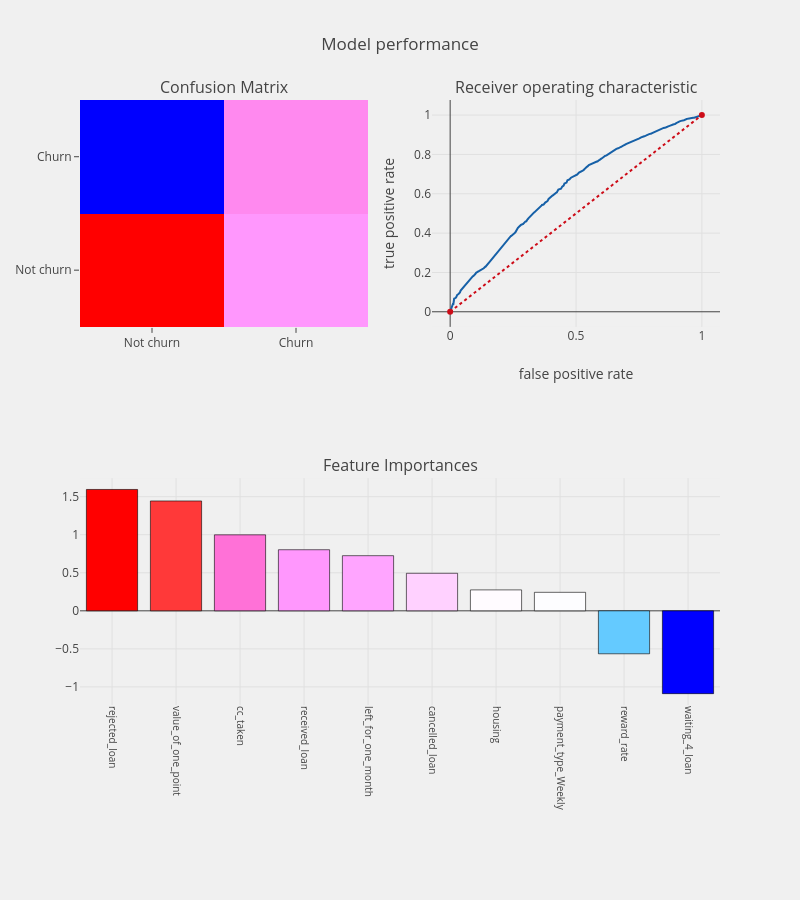
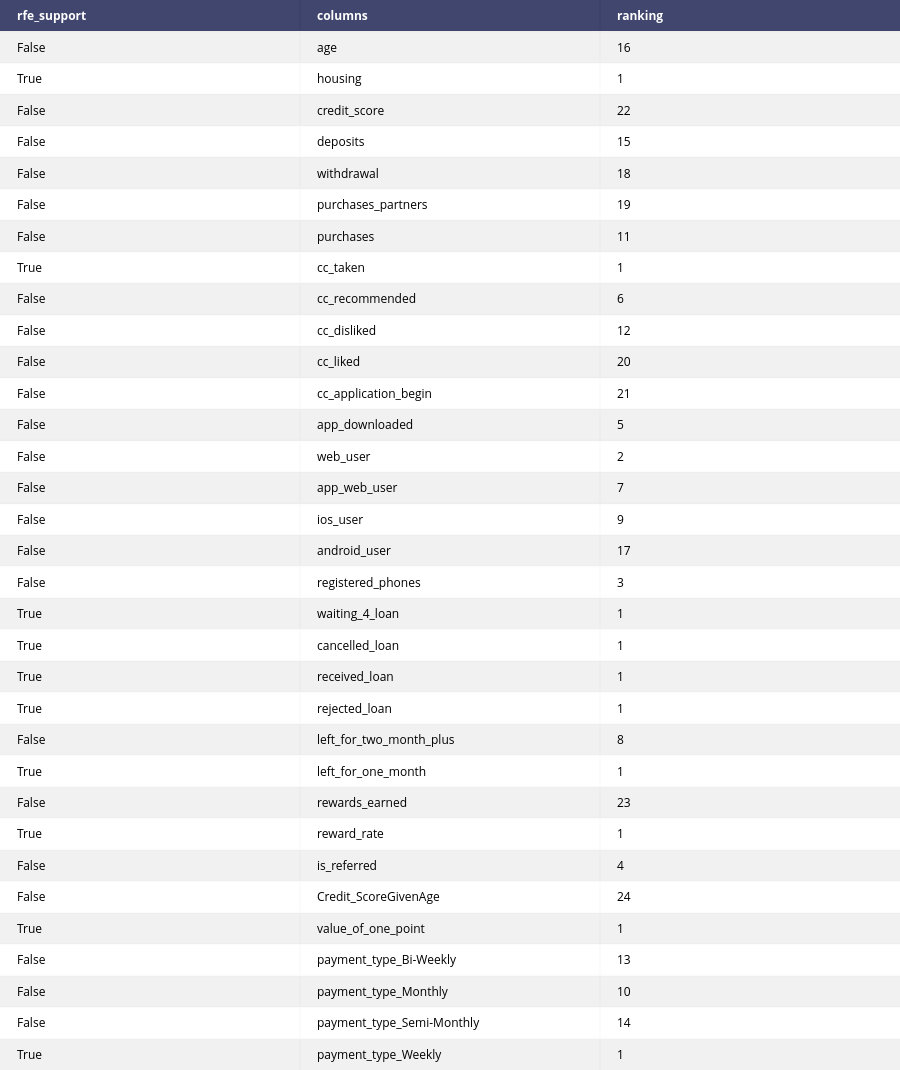

The code cell stored with these charts, in order, in its notebook:
### Markdown cell above
It is based on the idea to repeatedly construct a model and choose either the best or worst performing feature, setting the feature aside and repeating the process with rest other features.This is applied until all features are exhausted. The goal of RFE is to select features by recusively considering smaller and smaller sets of features.

### Code cell
from sklearn.feature_selection import RFE

logit = LogisticRegression()

rfe = RFE(logit,10)
rfe = rfe.fit(os_smote_X,os_smote_Y.values.ravel())

rfe.support_
rfe.ranking_

#identified columns Recursive Feature Elimination
idc_rfe = pd.DataFrame({"rfe_support" :rfe.support_,
                       "columns" : [i for i in bank.columns if i not in Id_col + tgt_col],
                       "ranking" : rfe.ranking_,
                      })
cols = idc_rfe[idc_rfe["rfe_support"] == True]["columns"].tolist()


#separating train and test data
train_rf_X = os_smote_X[cols]
train_rf_Y = os_smote_Y
test_rf_X  = test[cols]
test_rf_Y  = test[tgt_col]

logit_rfe = LogisticRegression(C=1.0, class_weight=None, dual=False, fit_intercept=True,
          intercept_scaling=1, max_iter=100, multi_class='ovr', n_jobs=1,
          penalty='l2', random_state=None, solver='liblinear', tol=0.0001,
          verbose=0, warm_start=False)

#applying model
bank_churn_prediction(logit_rfe,train_rf_X,test_rf_X,train_rf_Y,test_rf_Y,
                         cols,"coefficients",threshold_plot = True)

tab_rk = ff.create_table(idc_rfe)
py.iplot(tab_rk)

### Figure 1 — Plotly figure (JSON) as saved in the notebook; plotly's stock layout.template omitted (floating-point values rounded to 4 significant figures; data arrays with more than 128 entries replaced by an {"elided": "..."} marker saying what was removed)
{"data": [{"colorscale": "Picnic", "name": "matrix", "showscale": false, "type": "heatmap", "uid": "8efc23ed-5d91-4257-8cd7-fef86e57375f", "x": ["Not churn", "Churn"], "xaxis": "x", "y": ["Not churn", "Churn"], "yaxis": "y", "z": [[2574, 2159], [1171, 2196]]}, {"line": {"color": "rgb(22, 96, 167)", "width": 2}, "name": "Roc curve: 0.5980268838920857", "type": "scatter", "uid": "89daf80a-d2fe-4843-aeee-d40155032bc6", "x": {"elided": "1042 float values"}, "xaxis": "x2", "y": {"elided": "1042 float values"}, "yaxis": "y2"}, {"line": {"color": "rgb(205, 12, 24)", "dash": "dot", "width": 2}, "type": "scatter", "uid": "cb2ca655-b6f7-448b-9e03-66073f404307", "x": [0, 1], "xaxis": "x2", "y": [0, 1], "yaxis": "y2"}, {"marker": {"color": [1.595, 1.444, 0.9989, 0.8028, 0.7247, 0.4931, 0.2749, 0.2429, -0.565, -1.089], "colorscale": "Picnic", "line": {"color": "black", "width": 0.6}}, "name": "coefficients", "type": "bar", "uid": "fbebad1f-38ee-45b3-8438-f9d56af9a56e", "x": ["rejected_loan", "value_of_one_point", "cc_taken", "received_loan", "left_for_one_month", "cancelled_loan", "housing", "payment_type_Weekly", "reward_rate", "waiting_4_loan"], "xaxis": "x3", "y": [1.595, 1.444, 0.9989, 0.8028, 0.7247, 0.4931, 0.2749, 0.2429, -0.565, -1.089], "yaxis": "y3"}], "layout": {"annotations": [{"font": {"size": 16}, "showarrow": false, "text": "Confusion Matrix", "x": 0.225, "xanchor": "center", "xref": "paper", "y": 1, "yanchor": "bottom", "yref": "paper"}, {"font": {"size": 16}, "showarrow": false, "text": "Receiver operating characteristic", "x": 0.775, "xanchor": "center", "xref": "paper", "y": 1, "yanchor": "bottom", "yref": "paper"}, {"font": {"size": 16}, "showarrow": false, "text": "Feature Importances", "x": 0.5, "xanchor": "center", "xref": "paper", "y": 0.375, "yanchor": "bottom", "yref": "paper"}], "autosize": false, "height": 900, "margin": {"b": 195}, "paper_bgcolor": "rgba(240,240,240, 0.95)", "plot_bgcolor": "rgba(240,240,240, 0.95)", "showlegend": false, "title": {"text": "Model performance"}, "width": 800, "xaxis": {"anchor": "y", "domain": [0, 0.45]}, "xaxis2": {"anchor": "y2", "domain": [0.55, 1], "title": {"text": "false positive rate"}}, "xaxis3": {"anchor": "y3", "domain": [0, 1], "showgrid": true, "tickangle": 90, "tickfont": {"size": 10}}, "yaxis": {"anchor": "x", "domain": [0.625, 1]}, "yaxis2": {"anchor": "x2", "domain": [0.625, 1], "title": {"text": "true positive rate"}}, "yaxis3": {"anchor": "x3", "domain": [0, 0.375]}}}

### Figure 2 — Plotly figure (JSON) as saved in the notebook; plotly's stock layout.template omitted (floating-point values rounded to 4 significant figures)
{"data": [{"colorscale": [[0, "#00083e"], [0.5, "#ededee"], [1, "#ffffff"]], "hoverinfo": "none", "opacity": 0.75, "showscale": false, "type": "heatmap", "uid": "807b6fa2-6c3b-4062-bcee-f155d24ab5e3", "z": [[0, 0, 0], [0.5, 0.5, 0.5], [1, 1, 1], [0.5, 0.5, 0.5], [1, 1, 1], [0.5, 0.5, 0.5], [1, 1, 1], [0.5, 0.5, 0.5], [1, 1, 1], [0.5, 0.5, 0.5], [1, 1, 1], [0.5, 0.5, 0.5], [1, 1, 1], [0.5, 0.5, 0.5], [1, 1, 1], [0.5, 0.5, 0.5], [1, 1, 1], [0.5, 0.5, 0.5], [1, 1, 1], [0.5, 0.5, 0.5], [1, 1, 1], [0.5, 0.5, 0.5], [1, 1, 1], [0.5, 0.5, 0.5], [1, 1, 1], [0.5, 0.5, 0.5], [1, 1, 1], [0.5, 0.5, 0.5], [1, 1, 1], [0.5, 0.5, 0.5], [1, 1, 1], [0.5, 0.5, 0.5], [1, 1, 1], [0.5, 0.5, 0.5]]}], "layout": {"annotations": [{"align": "left", "font": {"color": "#ffffff"}, "showarrow": false, "text": "<b>rfe_support</b>", "x": -0.45, "xanchor": "left", "xref": "x", "y": 0, "yref": "y"}, {"align": "left", "font": {"color": "#ffffff"}, "showarrow": false, "text": "<b>columns</b>", "x": 0.55, "xanchor": "left", "xref": "x", "y": 0, "yref": "y"}, {"align": "left", "font": {"color": "#ffffff"}, "showarrow": false, "text": "<b>ranking</b>", "x": 1.55, "xanchor": "left", "xref": "x", "y": 0, "yref": "y"}, {"align": "left", "font": {"color": "#000000"}, "showarrow": false, "text": "False", "x": -0.45, "xanchor": "left", "xref": "x", "y": 1, "yref": "y"}, {"align": "left", "font": {"color": "#000000"}, "showarrow": false, "text": "age", "x": 0.55, "xanchor": "left", "xref": "x", "y": 1, "yref": "y"}, {"align": "left", "font": {"color": "#000000"}, "showarrow": false, "text": "16", "x": 1.55, "xanchor": "left", "xref": "x", "y": 1, "yref": "y"}, {"align": "left", "font": {"color": "#000000"}, "showarrow": false, "text": "True", "x": -0.45, "xanchor": "left", "xref": "x", "y": 2, "yref": "y"}, {"align": "left", "font": {"color": "#000000"}, "showarrow": false, "text": "housing", "x": 0.55, "xanchor": "left", "xref": "x", "y": 2, "yref": "y"}, {"align": "left", "font": {"color": "#000000"}, "showarrow": false, "text": "1", "x": 1.55, "xanchor": "left", "xref": "x", "y": 2, "yref": "y"}, {"align": "left", "font": {"color": "#000000"}, "showarrow": false, "text": "False", "x": -0.45, "xanchor": "left", "xref": "x", "y": 3, "yref": "y"}, {"align": "left", "font": {"color": "#000000"}, "showarrow": false, "text": "credit_score", "x": 0.55, "xanchor": "left", "xref": "x", "y": 3, "yref": "y"}, {"align": "left", "font": {"color": "#000000"}, "showarrow": false, "text": "22", "x": 1.55, "xanchor": "left", "xref": "x", "y": 3, "yref": "y"}, {"align": "left", "font": {"color": "#000000"}, "showarrow": false, "text": "False", "x": -0.45, "xanchor": "left", "xref": "x", "y": 4, "yref": "y"}, {"align": "left", "font": {"color": "#000000"}, "showarrow": false, "text": "deposits", "x": 0.55, "xanchor": "left", "xref": "x", "y": 4, "yref": "y"}, {"align": "left", "font": {"color": "#000000"}, "showarrow": false, "text": "15", "x": 1.55, "xanchor": "left", "xref": "x", "y": 4, "yref": "y"}, {"align": "left", "font": {"color": "#000000"}, "showarrow": false, "text": "False", "x": -0.45, "xanchor": "left", "xref": "x", "y": 5, "yref": "y"}, {"align": "left", "font": {"color": "#000000"}, "showarrow": false, "text": "withdrawal", "x": 0.55, "xanchor": "left", "xref": "x", "y": 5, "yref": "y"}, {"align": "left", "font": {"color": "#000000"}, "showarrow": false, "text": "18", "x": 1.55, "xanchor": "left", "xref": "x", "y": 5, "yref": "y"}, {"align": "left", "font": {"color": "#000000"}, "showarrow": false, "text": "False", "x": -0.45, "xanchor": "left", "xref": "x", "y": 6, "yref": "y"}, {"align": "left", "font": {"color": "#000000"}, "showarrow": false, "text": "purchases_partners", "x": 0.55, "xanchor": "left", "xref": "x", "y": 6, "yref": "y"}, {"align": "left", "font": {"color": "#000000"}, "showarrow": false, "text": "19", "x": 1.55, "xanchor": "left", "xref": "x", "y": 6, "yref": "y"}, {"align": "left", "font": {"color": "#000000"}, "showarrow": false, "text": "False", "x": -0.45, "xanchor": "left", "xref": "x", "y": 7, "yref": "y"}, {"align": "left", "font": {"color": "#000000"}, "showarrow": false, "text": "purchases", "x": 0.55, "xanchor": "left", "xref": "x", "y": 7, "yref": "y"}, {"align": "left", "font": {"color": "#000000"}, "showarrow": false, "text": "11", "x": 1.55, "xanchor": "left", "xref": "x", "y": 7, "yref": "y"}, {"align": "left", "font": {"color": "#000000"}, "showarrow": false, "text": "True", "x": -0.45, "xanchor": "left", "xref": "x", "y": 8, "yref": "y"}, {"align": "left", "font": {"color": "#000000"}, "showarrow": false, "text": "cc_taken", "x": 0.55, "xanchor": "left", "xref": "x", "y": 8, "yref": "y"}, {"align": "left", "font": {"color": "#000000"}, "showarrow": false, "text": "1", "x": 1.55, "xanchor": "left", "xref": "x", "y": 8, "yref": "y"}, {"align": "left", "font": {"color": "#000000"}, "showarrow": false, "text": "False", "x": -0.45, "xanchor": "left", "xref": "x", "y": 9, "yref": "y"}, {"align": "left", "font": {"color": "#000000"}, "showarrow": false, "text": "cc_recommended", "x": 0.55, "xanchor": "left", "xref": "x", "y": 9, "yref": "y"}, {"align": "left", "font": {"color": "#000000"}, "showarrow": false, "text": "6", "x": 1.55, "xanchor": "left", "xref": "x", "y": 9, "yref": "y"}, {"align": "left", "font": {"color": "#000000"}, "showarrow": false, "text": "False", "x": -0.45, "xanchor": "left", "xref": "x", "y": 10, "yref": "y"}, {"align": "left", "font": {"color": "#000000"}, "showarrow": false, "text": "cc_disliked", "x": 0.55, "xanchor": "left", "xref": "x", "y": 10, "yref": "y"}, {"align": "left", "font": {"color": "#000000"}, "showarrow": false, "text": "12", "x": 1.55, "xanchor": "left", "xref": "x", "y": 10, "yref": "y"}, {"align": "left", "font": {"color": "#000000"}, "showarrow": false, "text": "False", "x": -0.45, "xanchor": "left", "xref": "x", "y": 11, "yref": "y"}, {"align": "left", "font": {"color": "#000000"}, "showarrow": false, "text": "cc_liked", "x": 0.55, "xanchor": "left", "xref": "x", "y": 11, "yref": "y"}, {"align": "left", "font": {"color": "#000000"}, "showarrow": false, "text": "20", "x": 1.55, "xanchor": "left", "xref": "x", "y": 11, "yref": "y"}, {"align": "left", "font": {"color": "#000000"}, "showarrow": false, "text": "False", "x": -0.45, "xanchor": "left", "xref": "x", "y": 12, "yref": "y"}, {"align": "left", "font": {"color": "#000000"}, "showarrow": false, "text": "cc_application_begin", "x": 0.55, "xanchor": "left", "xref": "x", "y": 12, "yref": "y"}, {"align": "left", "font": {"color": "#000000"}, "showarrow": false, "text": "21", "x": 1.55, "xanchor": "left", "xref": "x", "y": 12, "yref": "y"}, {"align": "left", "font": {"color": "#000000"}, "showarrow": false, "text": "False", "x": -0.45, "xanchor": "left", "xref": "x", "y": 13, "yref": "y"}, {"align": "left", "font": {"color": "#000000"}, "showarrow": false, "text": "app_downloaded", "x": 0.55, "xanchor": "left", "xref": "x", "y": 13, "yref": "y"}, {"align": "left", "font": {"color": "#000000"}, "showarrow": false, "text": "5", "x": 1.55, "xanchor": "left", "xref": "x", "y": 13, "yref": "y"}, {"align": "left", "font": {"color": "#000000"}, "showarrow": false, "text": "False", "x": -0.45, "xanchor": "left", "xref": "x", "y": 14, "yref": "y"}, {"align": "left", "font": {"color": "#000000"}, "showarrow": false, "text": "web_user", "x": 0.55, "xanchor": "left", "xref": "x", "y": 14, "yref": "y"}, {"align": "left", "font": {"color": "#000000"}, "showarrow": false, "text": "2", "x": 1.55, "xanchor": "left", "xref": "x", "y": 14, "yref": "y"}, {"align": "left", "font": {"color": "#000000"}, "showarrow": false, "text": "False", "x": -0.45, "xanchor": "left", "xref": "x", "y": 15, "yref": "y"}, {"align": "left", "font": {"color": "#000000"}, "showarrow": false, "text": "app_web_user", "x": 0.55, "xanchor": "left", "xref": "x", "y": 15, "yref": "y"}, {"align": "left", "font": {"color": "#000000"}, "showarrow": false, "text": "7", "x": 1.55, "xanchor": "left", "xref": "x", "y": 15, "yref": "y"}, {"align": "left", "font": {"color": "#000000"}, "showarrow": false, "text": "False", "x": -0.45, "xanchor": "left", "xref": "x", "y": 16, "yref": "y"}, {"align": "left", "font": {"color": "#000000"}, "showarrow": false, "text": "ios_user", "x": 0.55, "xanchor": "left", "xref": "x", "y": 16, "yref": "y"}, {"align": "left", "font": {"color": "#000000"}, "showarrow": false, "text": "9", "x": 1.55, "xanchor": "left", "xref": "x", "y": 16, "yref": "y"}, {"align": "left", "font": {"color": "#000000"}, "showarrow": false, "text": "False", "x": -0.45, "xanchor": "left", "xref": "x", "y": 17, "yref": "y"}, {"align": "left", "font": {"color": "#000000"}, "showarrow": false, "text": "android_user", "x": 0.55, "xanchor": "left", "xref": "x", "y": 17, "yref": "y"}, {"align": "left", "font": {"color": "#000000"}, "showarrow": false, "text": "17", "x": 1.55, "xanchor": "left", "xref": "x", "y": 17, "yref": "y"}, {"align": "left", "font": {"color": "#000000"}, "showarrow": false, "text": "False", "x": -0.45, "xanchor": "left", "xref": "x", "y": 18, "yref": "y"}, {"align": "left", "font": {"color": "#000000"}, "showarrow": false, "text": "registered_phones", "x": 0.55, "xanchor": "left", "xref": "x", "y": 18, "yref": "y"}, {"align": "left", "font": {"color": "#000000"}, "showarrow": false, "text": "3", "x": 1.55, "xanchor": "left", "xref": "x", "y": 18, "yref": "y"}, {"align": "left", "font": {"color": "#000000"}, "showarrow": false, "text": "True", "x": -0.45, "xanchor": "left", "xref": "x", "y": 19, "yref": "y"}, {"align": "left", "font": {"color": "#000000"}, "showarrow": false, "text": "waiting_4_loan", "x": 0.55, "xanchor": "left", "xref": "x", "y": 19, "yref": "y"}, {"align": "left", "font": {"color": "#000000"}, "showarrow": false, "text": "1", "x": 1.55, "xanchor": "left", "xref": "x", "y": 19, "yref": "y"}, {"align": "left", "font": {"color": "#000000"}, "showarrow": false, "text": "True", "x": -0.45, "xanchor": "left", "xref": "x", "y": 20, "yref": "y"}, {"align": "left", "font": {"color": "#000000"}, "showarrow": false, "text": "cancelled_loan", "x": 0.55, "xanchor": "left", "xref": "x", "y": 20, "yref": "y"}, {"align": "left", "font": {"color": "#000000"}, "showarrow": false, "text": "1", "x": 1.55, "xanchor": "left", "xref": "x", "y": 20, "yref": "y"}, {"align": "left", "font": {"color": "#000000"}, "showarrow": false, "text": "True", "x": -0.45, "xanchor": "left", "xref": "x", "y": 21, "yref": "y"}, {"align": "left", "font": {"color": "#000000"}, "showarrow": false, "text": "received_loan", "x": 0.55, "xanchor": "left", "xref": "x", "y": 21, "yref": "y"}, {"align": "left", "font": {"color": "#000000"}, "showarrow": false, "text": "1", "x": 1.55, "xanchor": "left", "xref": "x", "y": 21, "yref": "y"}, {"align": "left", "font": {"color": "#000000"}, "showarrow": false, "text": "True", "x": -0.45, "xanchor": "left", "xref": "x", "y": 22, "yref": "y"}, {"align": "left", "font": {"color": "#000000"}, "showarrow": false, "text": "rejected_loan", "x": 0.55, "xanchor": "left", "xref": "x", "y": 22, "yref": "y"}, {"align": "left", "font": {"color": "#000000"}, "showarrow": false, "text": "1", "x": 1.55, "xanchor": "left", "xref": "x", "y": 22, "yref": "y"}, {"align": "left", "font": {"color": "#000000"}, "showarrow": false, "text": "False", "x": -0.45, "xanchor": "left", "xref": "x", "y": 23, "yref": "y"}, {"align": "left", "font": {"color": "#000000"}, "showarrow": false, "text": "left_for_two_month_plus", "x": 0.55, "xanchor": "left", "xref": "x", "y": 23, "yref": "y"}, {"align": "left", "font": {"color": "#000000"}, "showarrow": false, "text": "8", "x": 1.55, "xanchor": "left", "xref": "x", "y": 23, "yref": "y"}, {"align": "left", "font": {"color": "#000000"}, "showarrow": false, "text": "True", "x": -0.45, "xanchor": "left", "xref": "x", "y": 24, "yref": "y"}, {"align": "left", "font": {"color": "#000000"}, "showarrow": false, "text": "left_for_one_month", "x": 0.55, "xanchor": "left", "xref": "x", "y": 24, "yref": "y"}, {"align": "left", "font": {"color": "#000000"}, "showarrow": false, "text": "1", "x": 1.55, "xanchor": "left", "xref": "x", "y": 24, "yref": "y"}, {"align": "left", "font": {"color": "#000000"}, "showarrow": false, "text": "False", "x": -0.45, "xanchor": "left", "xref": "x", "y": 25, "yref": "y"}, {"align": "left", "font": {"color": "#000000"}, "showarrow": false, "text": "rewards_earned", "x": 0.55, "xanchor": "left", "xref": "x", "y": 25, "yref": "y"}, {"align": "left", "font": {"color": "#000000"}, "showarrow": false, "text": "23", "x": 1.55, "xanchor": "left", "xref": "x", "y": 25, "yref": "y"}, {"align": "left", "font": {"color": "#000000"}, "showarrow": false, "text": "True", "x": -0.45, "xanchor": "left", "xref": "x", "y": 26, "yref": "y"}, {"align": "left", "font": {"color": "#000000"}, "showarrow": false, "text": "reward_rate", "x": 0.55, "xanchor": "left", "xref": "x", "y": 26, "yref": "y"}, {"align": "left", "font": {"color": "#000000"}, "showarrow": false, "text": "1", "x": 1.55, "xanchor": "left", "xref": "x", "y": 26, "yref": "y"}, {"align": "left", "font": {"color": "#000000"}, "showarrow": false, "text": "False", "x": -0.45, "xanchor": "left", "xref": "x", "y": 27, "yref": "y"}, {"align": "left", "font": {"color": "#000000"}, "showarrow": false, "text": "is_referred", "x": 0.55, "xanchor": "left", "xref": "x", "y": 27, "yref": "y"}, {"align": "left", "font": {"color": "#000000"}, "showarrow": false, "text": "4", "x": 1.55, "xanchor": "left", "xref": "x", "y": 27, "yref": "y"}, {"align": "left", "font": {"color": "#000000"}, "showarrow": false, "text": "False", "x": -0.45, "xanchor": "left", "xref": "x", "y": 28, "yref": "y"}, {"align": "left", "font": {"color": "#000000"}, "showarrow": false, "text": "Credit_ScoreGivenAge", "x": 0.55, "xanchor": "left", "xref": "x", "y": 28, "yref": "y"}, {"align": "left", "font": {"color": "#000000"}, "showarrow": false, "text": "24", "x": 1.55, "xanchor": "left", "xref": "x", "y": 28, "yref": "y"}, {"align": "left", "font": {"color": "#000000"}, "showarrow": false, "text": "True", "x": -0.45, "xanchor": "left", "xref": "x", "y": 29, "yref": "y"}, {"align": "left", "font": {"color": "#000000"}, "showarrow": false, "text": "value_of_one_point", "x": 0.55, "xanchor": "left", "xref": "x", "y": 29, "yref": "y"}, {"align": "left", "font": {"color": "#000000"}, "showarrow": false, "text": "1", "x": 1.55, "xanchor": "left", "xref": "x", "y": 29, "yref": "y"}, {"align": "left", "font": {"color": "#000000"}, "showarrow": false, "text": "False", "x": -0.45, "xanchor": "left", "xref": "x", "y": 30, "yref": "y"}, {"align": "left", "font": {"color": "#000000"}, "showarrow": false, "text": "payment_type_Bi-Weekly", "x": 0.55, "xanchor": "left", "xref": "x", "y": 30, "yref": "y"}, {"align": "left", "font": {"color": "#000000"}, "showarrow": false, "text": "13", "x": 1.55, "xanchor": "left", "xref": "x", "y": 30, "yref": "y"}, {"align": "left", "font": {"color": "#000000"}, "showarrow": false, "text": "False", "x": -0.45, "xanchor": "left", "xref": "x", "y": 31, "yref": "y"}, {"align": "left", "font": {"color": "#000000"}, "showarrow": false, "text": "payment_type_Monthly", "x": 0.55, "xanchor": "left", "xref": "x", "y": 31, "yref": "y"}, {"align": "left", "font": {"color": "#000000"}, "showarrow": false, "text": "10", "x": 1.55, "xanchor": "left", "xref": "x", "y": 31, "yref": "y"}, {"align": "left", "font": {"color": "#000000"}, "showarrow": false, "text": "False", "x": -0.45, "xanchor": "left", "xref": "x", "y": 32, "yref": "y"}, {"align": "left", "font": {"color": "#000000"}, "showarrow": false, "text": "payment_type_Semi-Monthly", "x": 0.55, "xanchor": "left", "xref": "x", "y": 32, "yref": "y"}, {"align": "left", "font": {"color": "#000000"}, "showarrow": false, "text": "14", "x": 1.55, "xanchor": "left", "xref": "x", "y": 32, "yref": "y"}, {"align": "left", "font": {"color": "#000000"}, "showarrow": false, "text": "True", "x": -0.45, "xanchor": "left", "xref": "x", "y": 33, "yref": "y"}, {"align": "left", "font": {"color": "#000000"}, "showarrow": false, "text": "payment_type_Weekly", "x": 0.55, "xanchor": "left", "xref": "x", "y": 33, "yref": "y"}, {"align": "left", "font": {"color": "#000000"}, "showarrow": false, "text": "1", "x": 1.55, "xanchor": "left", "xref": "x", "y": 33, "yref": "y"}], "height": 1070, "margin": {"b": 0, "l": 0, "r": 0, "t": 0}, "xaxis": {"dtick": 1, "gridwidth": 2, "showticklabels": false, "tick0": -0.5, "ticks": "", "zeroline": false}, "yaxis": {"autorange": "reversed", "dtick": 1, "gridwidth": 2, "showticklabels": false, "tick0": 0.5, "ticks": "", "zeroline": false}}}
